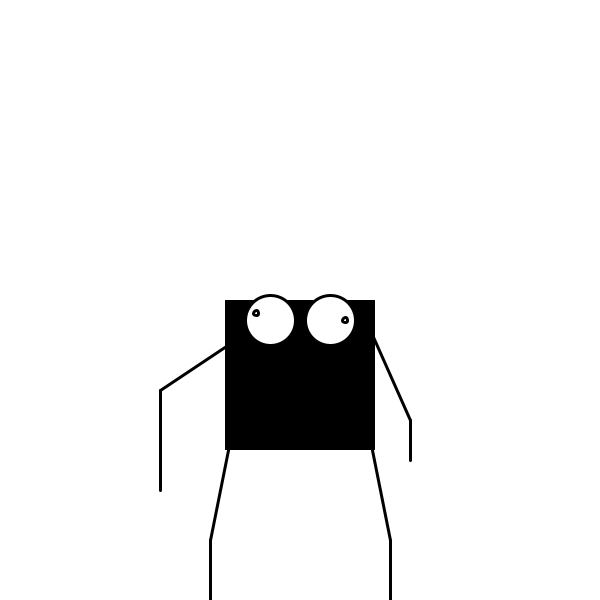
Frame 1 (no input)
Frame 60 (the mouse pressed at the canvas centre just before this capture): identical to frame 1, image omitted
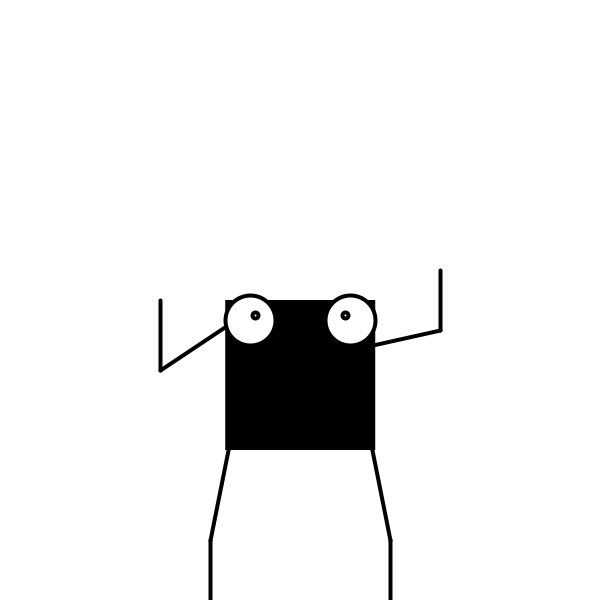
Frame 120 (the mouse held since frame 60 and released just before this capture)

The Processing sketch that drew these frames (run headless with seeded random() and noise(); from frame 60 on, the mouse is pressed at the canvas centre):

// Processing sketch: processing_124257
// ── processing_124257.pde

int ballCount = 3;
float [] x = new float [ballCount];
float [] y = new float [ballCount];
float [] speedX = new float [ballCount];
float [] speedY = new float [ballCount];
float [] s = new float [ballCount];


void setup () {
  size(600, 600);
  frameRate(50);
  background(0);
  smooth();

  for (int i = 0; i<ballCount; i++) {
    x[i] = random(1, 10);
    y[i] = random(1, 900);
    speedX[i] = random(1, 15);
    speedY[i] = random(1, 15);
    s[i] = random(2,10);
  }
}
void draw() {
   background (255);
  //randomSeed(2);
  
  
 
 float mx = width/2; 
 float my = height/2; 
 


  
//Hand rechts

  beginShape();
  
  stroke(0);
  strokeWeight(3);
  line(mx+70,my+30,mx+110,my+120);
  line(mx+110,my+120,mx+110,my+160);


  endShape ();
  
  
  
  
  
//Hand links

  beginShape();
  noFill();
  stroke(0);
  strokeWeight(3);
  line(mx-50,my+30,mx-140,my+90);
  line(mx-140,my+90,mx-140,my+190);
  
  
  endShape ();
  

  
  
 
// Bein links
  
  beginShape();
   noFill();
  stroke(0);
  strokeWeight(3);
  line(mx-70,my+140,mx-90,my+240);
  line(mx-90,my+240,mx-90,my+600);
  
  endShape ();
  

  
  
  
// Bein rechts
  
    beginShape();
   noFill();
  stroke(0);
  strokeWeight(3);
  line(mx+70,my+140,mx+90,my+240);
  line(mx+90,my+240,mx+90,my+600);
   endShape ();
  
  
  
  

// Bauch

fill(0);
  noStroke();
  rect(mx-75,my,150,150);
  

  
//Augen

  fill(255);
  stroke(1);
  ellipse(height/2-30,width/2+20,50,50);
  ellipse(height/2+30,width/2+20,50,50);
    
  ellipse(height/2+45,width/2+20,5,5);
  ellipse(height/2-44,width/2+13,5,5);

    

 

  
   if(mousePressed== true){
     
     for (int i = 0; i<ballCount; i++) {
         stroke(255, 2);
       

        x[i] = x[i]+speedX[i];


        if (x[i]>width)speedX[i] = speedX[i]*-1;
        if (x[i]<0)speedX[i] = speedX[i]*-1; 

      
     background(255);
     translate(speedX[i],0);
     
//Hand rechts

  beginShape();
  
  stroke(0);
  strokeWeight(4);
  translate(0,20);
  line(mx+50,my+30,mx+140,my+10);
  line(mx+140,my+10,mx+140,my-50);


  endShape ();
  
  
  
  
  
//Hand links

  beginShape();
  noFill();
  stroke(0);
  strokeWeight(4);
  translate(0,-40);
  line(mx-50,my+30,mx-140,my+90);
  line(mx-140,my+90,mx-140,my+20);
  
  
  endShape ();
  

  translate(0,+20);
  
 
// Bein links
  
  beginShape();
   noFill();
  stroke(0);
  strokeWeight(4);
  line(mx-70,my+140,mx-90,my+240);
  line(mx-90,my+240,mx-90,my+600);
  
  endShape ();
  

  
  
  
// Bein rechts
  
    beginShape();
   noFill();
  stroke(0);
  strokeWeight(4);
  line(mx+70,my+140,mx+90,my+240);
  line(mx+90,my+240,mx+90,my+600);
   endShape ();
  
  
  
  

// Bauch

fill(0);
  noStroke();
  rect(mx-75,my,150,150);
  

  
//Augen
 
  fill(255);
  stroke(1);
  ellipse(my-50,mx+20,50,50);
  ellipse(my+50,mx+20,50,50);  
  //ellipse(height/2+50,width/2+20,5,5);
  //ellipse(height/2-50,width/2+20,5,5);
  fill (255);
  
  ellipse (map(mouseX, 0, width, mx-60, mx-30), map(mouseY, 0, width, my, my+30), 6, 6);
  ellipse (map(mouseX, 0, width, mx+30, mx+60), map(mouseY, 0, width, my, my+30), 6, 6);
  
     }

   }
 




  

}
